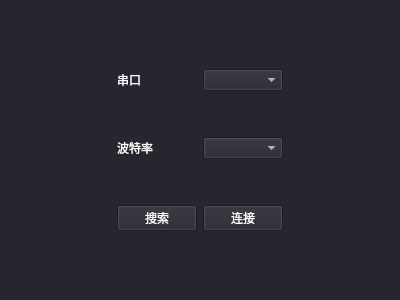
<?xml version="1.0" encoding="UTF-8"?>
<ui version="4.0">
 <class>ConnectWidget</class>
 <widget class="QWidget" name="ConnectWidget">
  <property name="geometry">
   <rect>
    <x>0</x>
    <y>0</y>
    <width>400</width>
    <height>300</height>
   </rect>
  </property>
  <property name="windowTitle">
   <string>Form</string>
  </property>
  <property name="styleSheet">
   <string notr="true">color: rgb(255, 255, 255);
background-color:#25262F;

</string>
  </property>
  <layout class="QGridLayout" name="gridLayout">
   <item row="0" column="0">
    <spacer name="verticalSpacer_3">
     <property name="orientation">
      <enum>Qt::Vertical</enum>
     </property>
     <property name="sizeHint" stdset="0">
      <size>
       <width>20</width>
       <height>40</height>
      </size>
     </property>
    </spacer>
   </item>
   <item row="1" column="0">
    <layout class="QHBoxLayout" name="horizontalLayout_4">
     <item>
      <spacer name="horizontalSpacer">
       <property name="orientation">
        <enum>Qt::Horizontal</enum>
       </property>
       <property name="sizeHint" stdset="0">
        <size>
         <width>40</width>
         <height>20</height>
        </size>
       </property>
      </spacer>
     </item>
     <item>
      <layout class="QVBoxLayout" name="verticalLayout">
       <item>
        <layout class="QHBoxLayout" name="horizontalLayout">
         <item>
          <widget class="QLabel" name="label">
           <property name="text">
            <string>串口</string>
           </property>
          </widget>
         </item>
         <item>
          <widget class="QComboBox" name="serial"/>
         </item>
        </layout>
       </item>
       <item>
        <spacer name="verticalSpacer">
         <property name="orientation">
          <enum>Qt::Vertical</enum>
         </property>
         <property name="sizeHint" stdset="0">
          <size>
           <width>20</width>
           <height>40</height>
          </size>
         </property>
        </spacer>
       </item>
       <item>
        <layout class="QHBoxLayout" name="horizontalLayout_2">
         <item>
          <widget class="QLabel" name="label_2">
           <property name="text">
            <string>波特率</string>
           </property>
          </widget>
         </item>
         <item>
          <widget class="QComboBox" name="baudrate"/>
         </item>
        </layout>
       </item>
       <item>
        <spacer name="verticalSpacer_2">
         <property name="orientation">
          <enum>Qt::Vertical</enum>
         </property>
         <property name="sizeHint" stdset="0">
          <size>
           <width>20</width>
           <height>40</height>
          </size>
         </property>
        </spacer>
       </item>
       <item>
        <layout class="QHBoxLayout" name="horizontalLayout_3">
         <item>
          <widget class="QPushButton" name="search">
           <property name="styleSheet">
            <string notr="true">color:white;
background-color:#25262F;</string>
           </property>
           <property name="text">
            <string>搜索</string>
           </property>
          </widget>
         </item>
         <item>
          <widget class="QPushButton" name="connect">
           <property name="text">
            <string>连接</string>
           </property>
          </widget>
         </item>
        </layout>
       </item>
      </layout>
     </item>
     <item>
      <spacer name="horizontalSpacer_2">
       <property name="orientation">
        <enum>Qt::Horizontal</enum>
       </property>
       <property name="sizeHint" stdset="0">
        <size>
         <width>40</width>
         <height>20</height>
        </size>
       </property>
      </spacer>
     </item>
    </layout>
   </item>
   <item row="2" column="0">
    <spacer name="verticalSpacer_4">
     <property name="orientation">
      <enum>Qt::Vertical</enum>
     </property>
     <property name="sizeHint" stdset="0">
      <size>
       <width>20</width>
       <height>40</height>
      </size>
     </property>
    </spacer>
   </item>
  </layout>
 </widget>
 <resources/>
 <connections/>
</ui>
